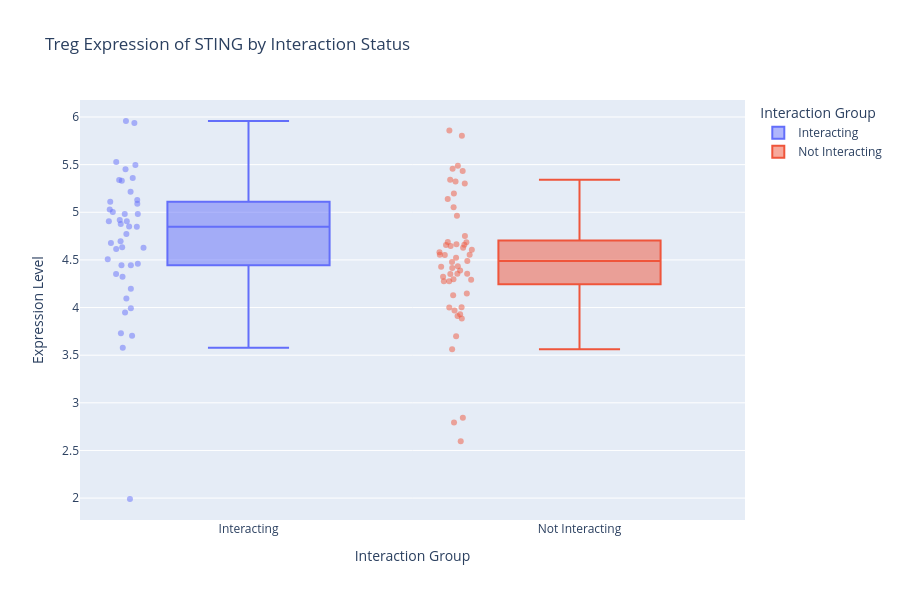
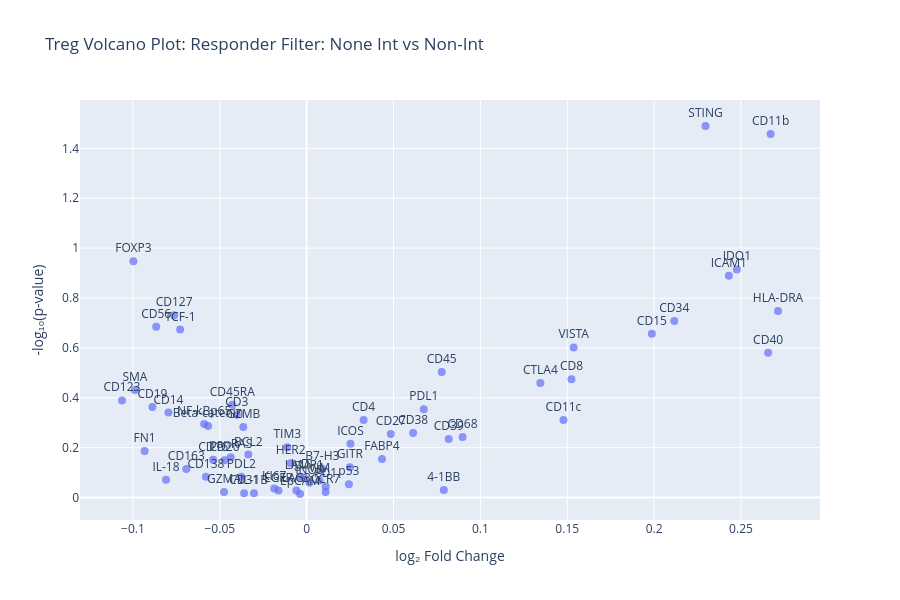

The notebook cell these images were saved under, in order:
### Markdown cell above
### Volcano Plot

A volcano plot may also be better way to view this signifcance

### Code cell
from scipy.stats import mannwhitneyu
from statsmodels.stats.multitest import multipletests
import plotly.express as px
import pandas as pd
import numpy as np

def plot_interaction_marker_stats(combined_sample_avg, responder_filter=None, assume_log=False):
    """
    Creates an interactive boxplot and volcano plot of the most significant marker 
    between Interacting vs Not Interacting groups.
    
    Parameters:
        combined_sample_avg (DataFrame): Input data with expression, interaction, and response info.
        responder_filter (str or None): 'R', 'NR', or None to filter by responder status.
        assume_log (bool): If True, assumes expression data is already log-transformed (e.g., log2).
    """
    # Step 1: Filter by responder status if requested
    if responder_filter in ['R', 'NR']:
        data = combined_sample_avg[combined_sample_avg['responder_status'] == responder_filter]
        print(f"Filtering for responder_status = '{responder_filter}'")
    else:
        data = combined_sample_avg.copy()

    # Step 2: Identify numeric expression columns
    exclude_cols = ['Interaction_Status', 'sample_id', 'responder_status']
    expr_cols = [col for col in data.columns if col not in exclude_cols and pd.api.types.is_numeric_dtype(data[col])]

    # Step 3: Split data into interacting vs. non-interacting groups
    interacting = data[data['Interaction_Status'] == 'Interacting']
    non_interacting = data[data['Interaction_Status'] == 'Not Interacting']

    # Step 4: Run statistical tests
    interaction_results = []
    for marker in expr_cols:
        x = interacting[marker].dropna()
        y = non_interacting[marker].dropna()
        if len(x) > 0 and len(y) > 0:
            stat, p = mannwhitneyu(x, y, alternative='two-sided')

            # Calculate log2 fold change depending on input scale
            if assume_log:
                log2_fc = x.mean() - y.mean()
            else:
                # Avoid division by zero or log of negative
                if x.mean() > 0 and y.mean() > 0:
                    log2_fc = np.log2(x.mean() / y.mean())
                else:
                    log2_fc = np.nan

            interaction_results.append({
                'Marker': marker,
                'Interacting_mean': x.mean(),
                'NonInteracting_mean': y.mean(),
                'U_stat': stat,
                'p_value': p,
                'log2_FC': log2_fc
            })

    # Step 5: Create summary DataFrame
    interaction_test_df = pd.DataFrame(interaction_results)
    if interaction_test_df.empty:
        print("No valid markers to compare.")
        return

    # FDR correction
    interaction_test_df['fdr_p_value'] = multipletests(interaction_test_df['p_value'], method='fdr_bh')[1]

    # Step 6: Box Plot for Top Marker
    top_marker = interaction_test_df.sort_values('p_value').iloc[0]['Marker']
    print(f"Most significant marker: {top_marker}")

    plot_df = data[['Interaction_Status', top_marker, 'sample_id']].dropna()
    fig = px.box(
        plot_df,
        x='Interaction_Status',
        y=top_marker,
        color='Interaction_Status',
        points='all',
        title=f"{target_cell_type} Expression of {top_marker} by Interaction Status",
        labels={top_marker: "Expression Level", 'Interaction_Status': 'Interaction Group'},
        hover_data=['sample_id']
    )
    fig.update_layout(width=900, height=600)
    fig.update_traces(jitter=0.3, marker_opacity=0.5)
    fig.show()

    # Step 7: Volcano Plot
    volcano_df = interaction_test_df.dropna(subset=['log2_FC', 'p_value'])
    volcano_fig = px.scatter(
        volcano_df,
        x='log2_FC',
        y=-np.log10(volcano_df['p_value']),
        text='Marker',
        title=f" {target_cell_type} Volcano Plot: Responder Filter: {responder_filter} Int vs Non-Int",
        labels={'log2_FC': 'log₂ Fold Change', 'y': '-log₁₀(p-value)'},
        hover_data=['Marker', 'p_value', 'log2_FC']
    )
    volcano_fig.update_traces(marker=dict(size=8, opacity=0.7), textposition='top center')
    volcano_fig.update_layout(width=900, height=600)
    volcano_fig.show()

    # Step 8: Display top results
    display(interaction_test_df.sort_values('p_value').head(20))
    
plot_interaction_marker_stats(combined_sample_avg, assume_log=True)               # All samples
plot_interaction_marker_stats(combined_sample_avg, 'R', assume_log=True)          # Responders
plot_interaction_marker_stats(combined_sample_avg, 'NR', assume_log=True)         # Non-responders

### Figure 1 — Plotly figure (JSON) as saved in the notebook; plotly's stock layout.template omitted (floating-point values rounded to 4 significant figures)
{"data": [{"alignmentgroup": "True", "boxpoints": "all", "customdata": [["c_1_4"], ["c_1_11"], ["c_1_12"], ["c_1_13"], ["c_1_16"], ["c_1_17"], ["c_1_18"], ["c_1_19"], ["c_1_21"], ["c_1_22"], ["c_1_24"], ["c_1_25"], ["c_2_1"], ["c_2_3"], ["c_2_4"], ["c_2_5"], ["c_2_6"], ["c_2_7"], ["c_2_8"], ["c_2_9"], ["c_2_13"], ["c_2_14"], ["c_2_15"], ["c_2_16"], ["c_2_18"], ["c_2_20"], ["c_2_21"], ["c_2_22"], ["c_2_23"], ["c_2_24"], ["c_3_3"], ["c_3_5"], ["c_3_8"], ["c_3_9"], ["c_3_10"], ["c_3_11"], ["c_3_13"], ["c_3_15"], ["c_3_17"], ["c_3_18"], ["c_3_19"], ["c_3_20"]], "hovertemplate": "Interaction Group=%{x}<br>Expression Level=%{y}<br>sample_id=%{customdata[0]}<extra></extra>", "jitter": 0.3, "legendgroup": "Interacting", "marker": {"color": "#636efa", "opacity": 0.5}, "name": "Interacting", "notched": false, "offsetgroup": "Interacting", "orientation": "v", "showlegend": true, "type": "box", "x": ["Interacting", "Interacting", "Interacting", "Interacting", "Interacting", "Interacting", "Interacting", "Interacting", "Interacting", "Interacting", "Interacting", "Interacting", "Interacting", "Interacting", "Interacting", "Interacting", "Interacting", "Interacting", "Interacting", "Interacting", "Interacting", "Interacting", "Interacting", "Interacting", "Interacting", "Interacting", "Interacting", "Interacting", "Interacting", "Interacting", "Interacting", "Interacting", "Interacting", "Interacting", "Interacting", "Interacting", "Interacting", "Interacting", "Interacting", "Interacting", "Interacting", "Interacting"], "x0": " ", "xaxis": "x", "y": [1.991, 4.906, 4.847, 4.877, 4.323, 5.129, 4.695, 4.352, 5.111, 4.461, 4.198, 3.704, 5.359, 5.528, 5.451, 5.338, 5.958, 5.938, 5.331, 5.028, 5.089, 4.614, 4.773, 5.004, 4.633, 4.905, 4.92, 5.496, 3.73, 4.677, 3.577, 4.096, 4.981, 4.982, 4.508, 4.444, 3.994, 4.851, 5.215, 4.444, 4.628, 3.949], "y0": " ", "yaxis": "y"}, {"alignmentgroup": "True", "boxpoints": "all", "customdata": [["c_1_4"], ["c_1_5"], ["c_1_9"], ["c_1_11"], ["c_1_12"], ["c_1_13"], ["c_1_14"], ["c_1_15"], ["c_1_16"], ["c_1_17"], ["c_1_18"], ["c_1_19"], ["c_1_20"], ["c_1_21"], ["c_1_22"], ["c_1_24"], ["c_1_25"], ["c_2_1"], ["c_2_3"], ["c_2_4"], ["c_2_5"], ["c_2_6"], ["c_2_7"], ["c_2_8"], ["c_2_9"], ["c_2_10"], ["c_2_11"], ["c_2_13"], ["c_2_14"], ["c_2_15"], ["c_2_16"], ["c_2_18"], ["c_2_20"], ["c_2_21"], ["c_2_22"], ["c_2_23"], ["c_2_24"], ["c_2_25"], ["c_3_3"], ["c_3_4"], ["c_3_5"], ["c_3_6"], ["c_3_8"], ["c_3_9"], ["c_3_10"], ["c_3_11"], ["c_3_13"], ["c_3_15"], ["c_3_16"], ["c_3_17"], ["c_3_18"], ["c_3_19"], ["c_3_20"]], "hovertemplate": "Interaction Group=%{x}<br>Expression Level=%{y}<br>sample_id=%{customdata[0]}<extra></extra>", "jitter": 0.3, "legendgroup": "Not Interacting", "marker": {"color": "#EF553B", "opacity": 0.5}, "name": "Not Interacting", "notched": false, "offsetgroup": "Not Interacting", "orientation": "v", "showlegend": true, "type": "box", "x": ["Not Interacting", "Not Interacting", "Not Interacting", "Not Interacting", "Not Interacting", "Not Interacting", "Not Interacting", "Not Interacting", "Not Interacting", "Not Interacting", "Not Interacting", "Not Interacting", "Not Interacting", "Not Interacting", "Not Interacting", "Not Interacting", "Not Interacting", "Not Interacting", "Not Interacting", "Not Interacting", "Not Interacting", "Not Interacting", "Not Interacting", "Not Interacting", "Not Interacting", "Not Interacting", "Not Interacting", "Not Interacting", "Not Interacting", "Not Interacting", "Not Interacting", "Not Interacting", "Not Interacting", "Not Interacting", "Not Interacting", "Not Interacting", "Not Interacting", "Not Interacting", "Not Interacting", "Not Interacting", "Not Interacting", "Not Interacting", "Not Interacting", "Not Interacting", "Not Interacting", "Not Interacting", "Not Interacting", "Not Interacting", "Not Interacting", "Not Interacting", "Not Interacting", "Not Interacting", "Not Interacting"], "x0": " ", "xaxis": "x", "y": [2.842, 2.792, 3.699, 4.275, 4.354, 4.128, 4.487, 4.687, 4.645, 4.964, 4.522, 4.292, 2.597, 4.434, 4.605, 4.658, 3.563, 5.14, 5.324, 5.432, 5.488, 5.804, 5.858, 5.458, 4.665, 3.886, 4.428, 4.752, 3.929, 4.687, 4.553, 4.416, 5.303, 5.053, 5.196, 4.148, 4.58, 4.388, 3.911, 4.355, 4.004, 4.324, 5.341, 4.551, 4.658, 4.297, 4.353, 4.553, 4.0, 4.276, 4.627, 4.477, 3.969], "y0": " ", "yaxis": "y"}], "layout": {"boxmode": "overlay", "height": 600, "legend": {"title": {"text": "Interaction Group"}, "tracegroupgap": 0}, "title": {"text": "Treg Expression of STING by Interaction Status"}, "width": 900, "xaxis": {"anchor": "y", "autorange": true, "categoryarray": ["Interacting", "Not Interacting"], "categoryorder": "array", "domain": [0, 1], "range": [-0.5092, 1.5], "title": {"text": "Interaction Group"}, "type": "category"}, "yaxis": {"anchor": "x", "autorange": true, "domain": [0, 1], "range": [1.77, 6.178], "title": {"text": "Expression Level"}, "type": "linear"}}}

### Figure 2 — Plotly figure (JSON) as saved in the notebook; plotly's stock layout.template omitted (floating-point values rounded to 4 significant figures)
{"data": [{"customdata": [["4-1BB", 0.9313], ["B7-H3", 0.7672], ["BCL2", 0.672], ["Beta-catenin", 0.5169], ["CCR7", 0.9492], ["CD11b", 0.03491], ["CD11c", 0.4882], ["CD123", 0.4076], ["CD127", 0.186], ["CD138", 0.825], ["CD14", 0.4559], ["CD15", 0.2205], ["CD16", 0.7051], ["CD163", 0.7672], ["CD19", 0.4336], ["CD20", 0.7079], ["CD27", 0.5564], ["CD3", 0.465], ["CD31", 0.9612], ["CD34", 0.1961], ["CD38", 0.5513], ["CD39", 0.5818], ["CD4", 0.4882], ["CD40", 0.2626], ["CD45", 0.3135], ["CD45RA", 0.4248], ["CD56", 0.2067], ["CD68", 0.5716], ["CD8", 0.3356], ["CTLA4", 0.347], ["EGFR", 0.9373], ["EpCAM", 0.9671], ["FABP4", 0.6996], ["FN1", 0.6503], ["FOXP3", 0.113], ["GITR", 0.7558], ["GZMA", 0.9492], ["GZMB", 0.5217], ["HER2", 0.7275], ["HLA-DRA", 0.1786], ["ICAM1", 0.1292], ["ICOS", 0.6077], ["IDO1", 0.1218], ["IL-18", 0.8485], ["IL-1B", 0.9612], ["IgD", 0.825], ["KI67", 0.9194], ["LAG3", 0.9373], ["LAMP1", 0.8309], ["NF-kBp65", 0.5072], ["PD1", 0.9016], ["PDL1", 0.4424], ["PDL2", 0.825], ["SMA", 0.3705], ["STING", 0.0324], ["TCF-1", 0.2121], ["TIM3", 0.6289], ["VIM", 0.8543], ["VISTA", 0.25], ["iNOS", 0.872], ["p53", 0.8838], ["panRAS", 0.6885]], "hovertemplate": "log₂ Fold Change=%{x}<br>-log₁₀(p-value)=%{y}<br>Marker=%{customdata[0]}<br>p_value=%{customdata[1]}<extra></extra>", "legendgroup": "", "marker": {"color": "#636efa", "opacity": 0.7, "size": 8, "symbol": "circle"}, "mode": "markers+text", "name": "", "orientation": "v", "showlegend": false, "text": ["4-1BB", "B7-H3", "BCL2", "Beta-catenin", "CCR7", "CD11b", "CD11c", "CD123", "CD127", "CD138", "CD14", "CD15", "CD16", "CD163", "CD19", "CD20", "CD27", "CD3", "CD31", "CD34", "CD38", "CD39", "CD4", "CD40", "CD45", "CD45RA", "CD56", "CD68", "CD8", "CTLA4", "EGFR", "EpCAM", "FABP4", "FN1", "FOXP3", "GITR", "GZMA", "GZMB", "HER2", "HLA-DRA", "ICAM1", "ICOS", "IDO1", "IL-18", "IL-1B", "IgD", "KI67", "LAG3", "LAMP1", "NF-kBp65", "PD1", "PDL1", "PDL2", "SMA", "STING", "TCF-1", "TIM3", "VIM", "VISTA", "iNOS", "p53", "panRAS"], "textposition": "top center", "type": "scatter", "x": [0.07894, 0.009034, -0.03358, -0.05675, 0.01092, 0.2671, 0.1478, -0.1063, -0.07629, -0.05799, -0.07954, 0.1987, -0.05382, -0.06927, -0.08879, -0.04726, 0.04845, -0.04026, -0.03599, 0.2116, 0.06128, 0.08178, 0.0328, 0.2656, 0.07773, -0.04281, -0.08662, 0.08974, 0.1524, 0.1345, -0.01622, -0.003794, 0.04338, -0.09325, -0.09973, 0.02488, -0.04757, -0.03647, -0.00918, 0.2713, 0.243, 0.0252, 0.2476, -0.08097, -0.03033, -0.003754, -0.01865, -0.005922, -0.001455, -0.059, 0.01098, 0.06742, -0.03766, -0.09886, 0.2296, -0.07283, -0.01115, 0.007347, 0.1537, 0.001574, 0.02431, -0.04368], "xaxis": "x", "y": [0.0309, 0.1151, 0.1726, 0.2866, 0.02264, 1.457, 0.3114, 0.3897, 0.7306, 0.08352, 0.3411, 0.6566, 0.1517, 0.1151, 0.3629, 0.15, 0.2546, 0.3325, 0.01721, 0.7075, 0.2586, 0.2352, 0.3114, 0.5807, 0.5038, 0.3718, 0.6846, 0.2429, 0.4742, 0.4597, 0.02813, 0.01452, 0.1552, 0.1869, 0.947, 0.1216, 0.02264, 0.2826, 0.1382, 0.7481, 0.8889, 0.2163, 0.9145, 0.07137, 0.01721, 0.08352, 0.03649, 0.02813, 0.08046, 0.2948, 0.04499, 0.3542, 0.08352, 0.4312, 1.489, 0.6734, 0.2014, 0.06837, 0.602, 0.05948, 0.05364, 0.1621], "yaxis": "y"}], "layout": {"height": 600, "legend": {"tracegroupgap": 0}, "title": {"text": " Treg Volcano Plot: Responder Filter: None Int vs Non-Int"}, "width": 900, "xaxis": {"anchor": "y", "autorange": true, "domain": [0, 1], "range": [-0.1305, 0.2955], "title": {"text": "log₂ Fold Change"}, "type": "linear"}, "yaxis": {"anchor": "x", "autorange": true, "domain": [0, 1], "range": [-0.08969, 1.594], "title": {"text": "-log₁₀(p-value)"}, "type": "linear"}}}
